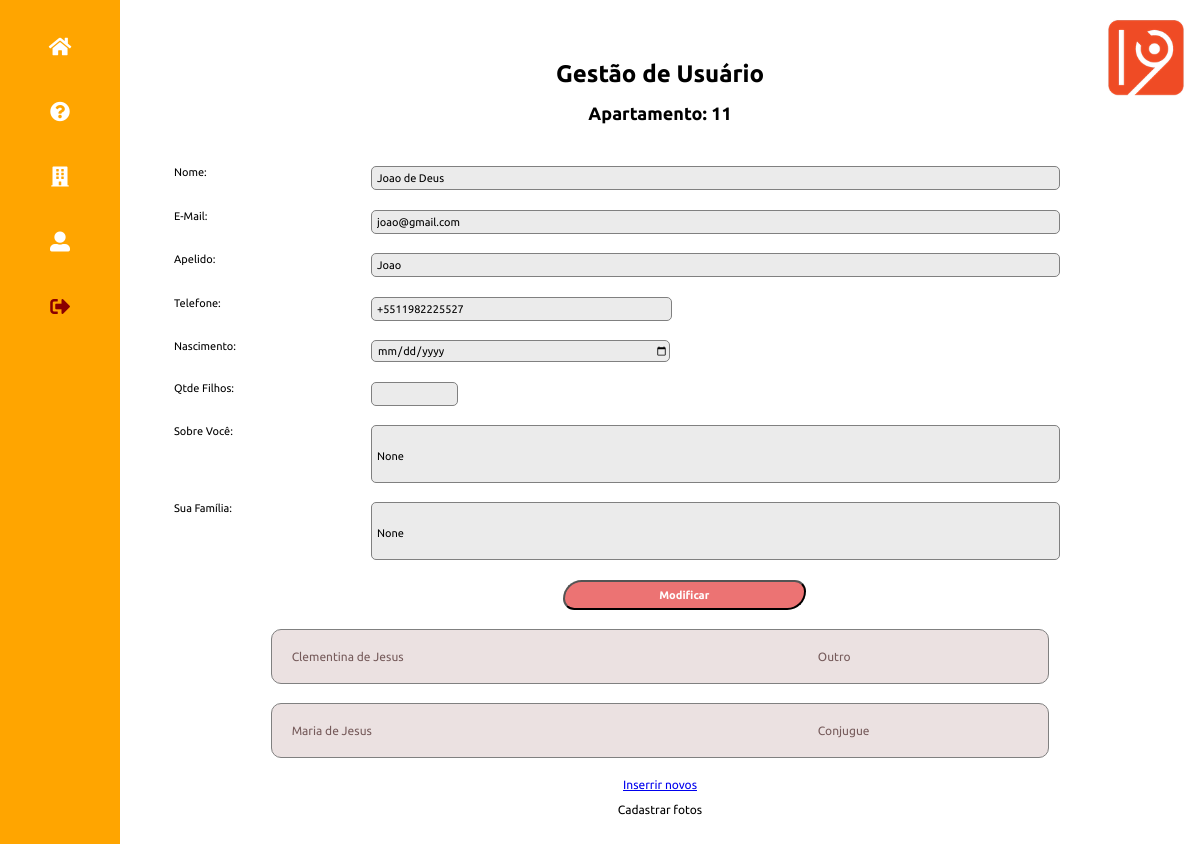
/atualiza_morador (signed in), run on an earlier commit of the app's database.
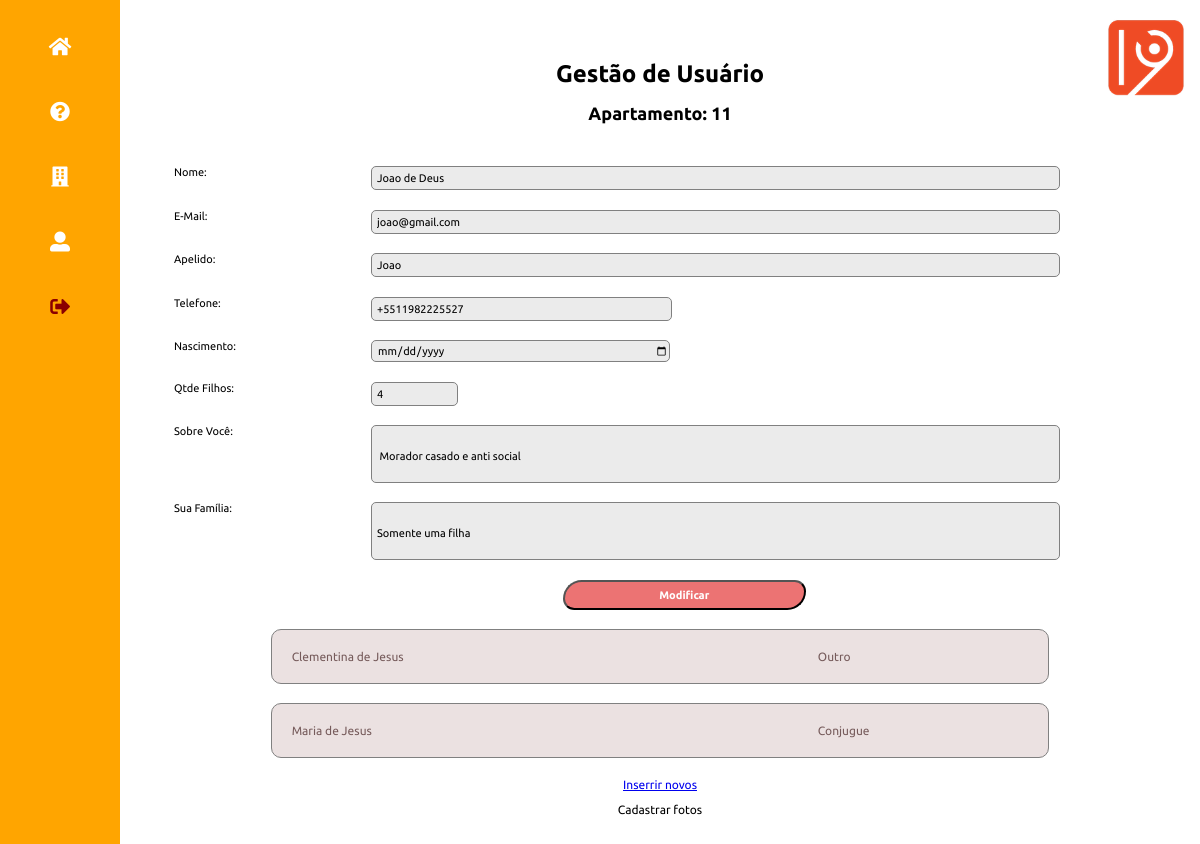
And on a later commit of the database.
### tables this page shows
CREATE TABLE 'condominio_moradores' 
    ('id' INTEGER PRIMARY KEY AUTOINCREMENT, 
     'andar' INTEGER NOT NULL, 
     'apto' INTEGER NOT NULL, 
     'nome'  VARCHAR NOT NULL , 
     'apelido' VARCHAR NOT NULL, 
     'email' VARCHAR, 
     'telefone' VARCHAR, 
     'senha'  VARCHAR NOT NULL, 
     'nascimento' DATETIME, 
     'sobre_voce' VARCHAR,
     'sobre_familia' VARCHAR,    
     'tipo' VARCHAR NOT NULL,
     'status' VARCHAR default 'block',
     'foto' VARCHAR,
     'filhos' integer,
     'admin' VARCHAR default 'n'
    );

### app.py (the view, shortened to what this page needs)
@app.route('/atualiza_morador', methods=['POST', 'GET'])
def add_morador():
    db = get_db()
    if request.method == 'GET':
        if 'user' in session:
            user = session['user']
            admin = session['admin']
            cur  = db.execute('select andar, apto, nome, apelido, email, telefone, nascimento, sobre_voce, sobre_familia, tipo, status, foto,filhos from condominio_moradores where id=?',[user])
            r_morador = cur.fetchone()
            v_andar = r_morador['andar']
            v_apto  = r_morador['apto']
            v_tipo  = 'owner'
            cur  = db.execute('select id, nome, apelido, tipo,nascimento,sobre_voce,sobre_familia, foto, filhos from condominio_moradores where andar=? and apto=? and tipo<>? ',[v_andar, v_apto, v_tipo])
            r_todos = cur.fetchall()
            return render_template('condominio_user_02_modificar.html', r_morador=r_morador, user=user,  admin=admin, r_todos = r_todos)
        else:
            return 'Precisa estar logado'

### app.py (called while the page is built)
def connect_db():
    sql = sqlite3.connect('/Users/fabio/flask/condominio.db')
    sql.row_factory = sqlite3.Row
    return sql

def get_db():
    if not hasattr(g, 'sqlite3'):
        g.sqlite_db = connect_db()
    return  g.sqlite_db

### templates/condominio_user_02_modificar.html (shortened to what this page needs)
<!doctype html>
{% from "condominio_menu.html" import condominio_menu %}
<html lang="pt-br">
<head>
    <link rel="stylesheet" href="../static/css/normalize.css">
    <link rel="stylesheet" href="https://use.fontawesome.com/releases/v5.0.13/css/all.css">
    <link rel="stylesheet" href="../static/css/estilo_gincana.css">
</head>
<body>
    <header class="topo-pagina">
        {% block condominio_menu %}
            {{ condominio_menu(user,admin) }}
        {% endblock %}
        <p class="logo"><img src="../static/images/one9.webp" /></p>
    </header>
    <main class="bloco-principal">
        <h1>Gestão de Usuário</h1>
        {%  set casa = r_morador['andar'] ~ r_morador['apto'] %}
        <h2>Apartamento: {{ casa }} </h2>
        <div>
            <form action="/atualiza_morador" method="POST" class="form-cadastro">
                    <label> Nome: </label>
                    <input type="text" id="form-cadastro-nome" name="form-cadastro-nome" class="form-cadastro-nome" value = "{{ r_morador['nome'] }}" /> <br>
                    <label> E-Mail: </label>
                    <input type="email" id="form-cadastro-email" name="form-cadastro-email" class="form-cadastro-email" value = "{{ r_morador['email'] }}" /> <br>
                    <label> Apelido: </label>
                    <input type="text" id="form-cadastro-apelido" name="form-cadastro-apelido" class="form-cadastro-apelido" value = "{{ r_morador['apelido'] }}"/> <br>
                    <label> Telefone: </label>
                    <input type="text" id="form-cadastro-telefone" name="form-cadastro-telefone" class="form-cadastro-telefone" value = "{{ r_morador['telefone'] }}"/> <br>
                    <label> Nascimento: </label>
                    <input type="date" id="form-cadastro-nascimento" name="form-cadastro-nascimento" class="form-cadastro-nascimento" value = "{{ r_morador['nascimento'] }}"/> <br>
                    <label> Qtde Filhos: </label>
                    <input type="number" id="form-cadastro-filhos" name="form-cadastro-filhos" class="form-cadastro-filhos" value = "{{ r_morador['filhos'] }}"/> <br>
                    <label> Sobre Você: </label>
                    <input type="text" id="form-cadastro-sobre_voce" name="form-cadastro-sobre_voce" class="form-cadastro-voce" value = "{{ r_morador['sobre_voce'] }}" /><br>
                    <label> Sua Família: </label>
                    <input type="text" id="form-cadastro-sobre_familia" name="form-cadastro-sobre_familia" class="form-cadastro-familia" value = "{{ r_morador['sobre_familia'] }}" /><br>
                    <button type="submit" class="form-cadastro-butao"> Modificar </button>
            </form>
        </div>
        <div class="bloco-tabela-moradores">
            {% for integrante in r_todos %}
            {% set p_id = integrante['id']%}
            <table cellpadding="0" cellspacing="0" class="tabela-moradores">
                    <tr>
                        <td class="tabela-coluna-nome"> <a href="/detalha_morador?id={{ p_id }}"> {{ integrante['nome'] }} </a> </td>
                        <td class="tabela-coluna-tipo"> <a href="/detalha_morador?id={{ p_id }}"> {{ integrante['tipo'] }} </a> </td>
                    </tr>
            </table>
            {% endfor %}
        </div>
        <div>
            <p><a href="/add_integrante"> Inserrir novos </a> </p>
            <p>Cadastrar fotos</p>
        </div>
    </main>
</body>
</html>

### templates/condominio_menu.html (shortened to what this page needs)
{% macro condominio_menu(user,admin) %}
<ul class="menu-principal">
    {% if user and admin != 'y' %}
        <li> <a href="/"><i class="fas fa-home"></i></a></li>
        <li> <a href="/cond_enquete"><i class="fas fa-question-circle"></i></a></li>
        <li> <a href="/lista_predio"><i class="fas fa-building"></i></a></li>
        <li> <a href="/atualiza_morador"><i class="fas fa-user-alt"></i></a></li>
        <li> <a href="/logout"><i class="fas fa-sign-out-alt" style="color:darkred"></i> </a></li>
    {% endif %}
</ul>
{% endmacro %}

### static/css/estilo_gincana.css (style rules this page uses)
.topo-pagina { position: fixed; top: 0; left: 0; background-color: orange; margin: 0; height: 100%; width: 10%; box-sizing: border-box; padding-top: 3%; font-size: 20px; }
.menu-principal { list-style: none; margin: 0; padding: 0; color: white; text-decoration: none; }
.menu-principal a { text-decoration: none; color: white; }
.menu-principal li { padding-bottom: 35%; text-align: center; }
.logo img { position: fixed; right: 1%; top: 2%; width: 7%; }
.bloco-principal { width: 90%; margin: 5% 5% 5% 10%; text-align: center; font-family: 'Ubuntu', sans-serif; font-size: 12px; }
@media screen and (min-width: 400px) { .bloco-principal { width: 90%; margin: 5% 5% 5% 10%; text-align: center; font-family: 'Ubuntu', sans-serif; font-size: 12px; } }
.bloco-principal h1 { margin-bottom: 1%; }
.bloco-principal h2 { margin-bottom: 4%; }
.form-cadastro { width: 90%; margin: auto; text-align: left; display: block; box-sizing: border-box; font-size: 11px; }
.form-cadastro label { display: inline-block; width: 20%; vertical-align: top; }
.form-cadastro-nome, .form-cadastro-apelido, .form-cadastro-email, .form-cadastro-conjugue, .form-cadastro-voce, .form-cadastro-familia { width: 70%; height: 20px; margin-bottom: 2%; background-color: rgb(235, 235, 235); border: .5px solid gray; border-radius: 5px; text-align: left; padding-left: 5px; }
.form-cadastro-telefone { width: 30%; height: 20px; margin-bottom: 2%; background-color: rgb(235, 235, 235); border: .5px solid gray; border-radius: 5px; text-align: left; padding-left: 5px; }
.form-cadastro-nascimento { width: 30%; height: 20px; margin-bottom: 2%; background-color: rgb(235, 235, 235); border: .5px solid gray; border-radius: 5px; text-align: left; padding-left: 5px; }
.form-cadastro-filhos { width: 8%; height: 20px; margin-bottom: 2%; background-color: rgb(235, 235, 235); border: .5px solid gray; border-radius: 5px; text-align: left; padding-left: 5px; }
.form-cadastro-voce, .form-cadastro-familia { height: 50px; border: .5px solid gray; border-radius: 5px; text-align: left; padding-left: 5px; padding-top: 5px; }
.form-cadastro-butao { margin-left: 40%; margin-bottom: 2%; display: inline-block; background-color: rgba(230, 69, 69, 0.75); color: white; font-weight: bold; width: 25%; height: 30px; border-radius: 50px 30px; }
.bloco-tabela-moradores { margin: auto; width: 90%; box-sizing: border-box; }
.tabela-moradores { border: 1px solid grey; padding: 2%; margin: auto auto 2% auto; width: 80%; text-align: left; background-color: rgb(235, 225, 225); border-radius: 10px; }
.tabela-coluna-nome { text-align: left; width: 50%; }
.tabela-coluna-nome a { color: #765b5b; }
.tabela-coluna-tipo { text-align: left; width: 20%; }
.tabela-coluna-tipo a { color: #765b5b; }
.tabela-moradores a { text-decoration: none; }

What changed in the data, as far as the page shows it:
changed condominio_moradores "Joao de Deus": form-cadastro-filhos (not shown) → "4"; form-cadastro-sobre_voce (not shown) → "Morador casado e anti social"; form-cadastro-sobre_familia (not shown) → "Somente uma filha"
Also different on the page:
form field form-cadastro-sobre_voce: "None" → (not shown)
form field form-cadastro-sobre_familia: "None" → (not shown)
